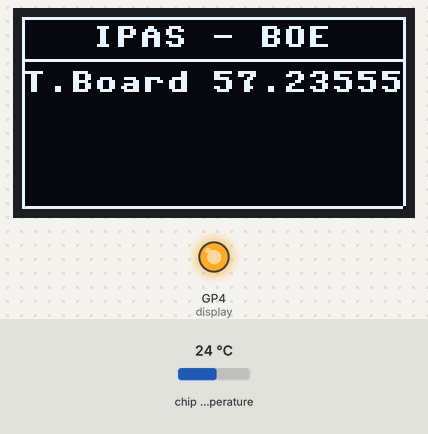
A program run on a simulated Raspberry Pi Pico running MicroPython. Parts: 128×64 one-colour display, output pins drawn as LEDs (lit = HIGH). Inputs (shaded band) come from the test bench; at power-on: chip temperature 24 °C. Library files of the repository ran but are not shown: sh1106.py; what the program prints to the serial console is not drawn.

Above: at 1.2 s.
1.3 s: chip temperature set to 1 °C
At 3.1 s:
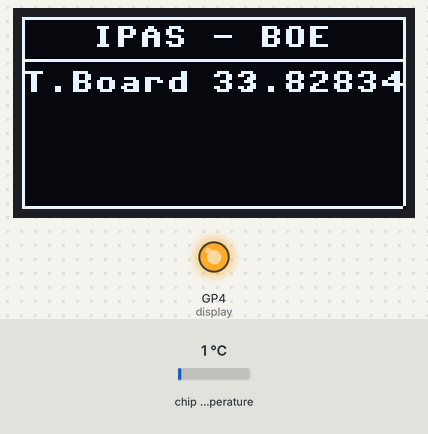
3.6 s: chip temperature set to 11 °C
At 5.4 s:
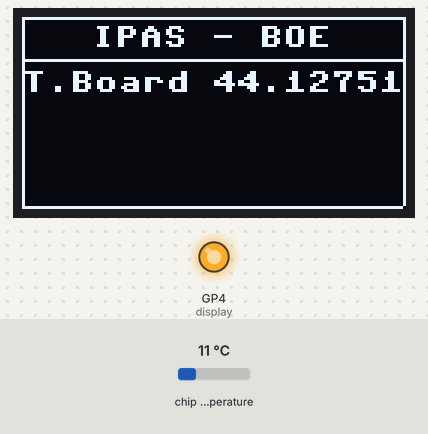
5.7 s: chip temperature set to 22 °C
At 6.7 s:
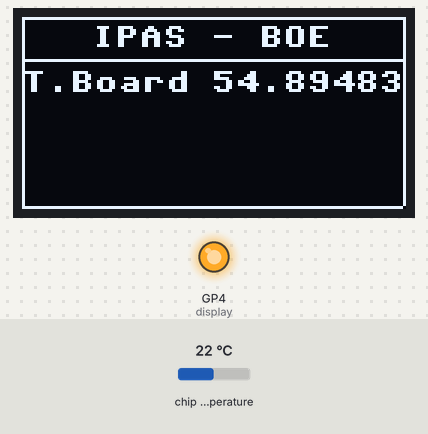
Timing chart, 0 to 8.7 s (numbered marks = the images above; inputs shaded):
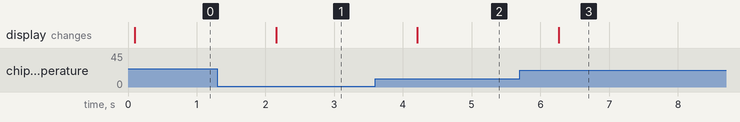

Measured:
- after the input at 1.3 s, the display: changes after 0.85 s (image 1)
- after the input at 3.6 s, the display: changes after 0.61 s (image 2)
- after the input at 5.7 s, the display: changes after 0.57 s (image 3)

The program:

tesOLED-SuhuOnBoard.py
```python
from machine import Pin, I2C
from sh1106 import SH1106_I2C
from utime import sleep

i2c=I2C(0, sda=Pin(8), scl=Pin(9), freq=400000)
display = SH1106_I2C(128, 64, i2c, Pin(4), 0x3c)
sensor_board = machine.ADC(4)
while True:
    baca = sensor_board.read_u16() * (3.3 / (65535))
    suhu = 60 - ((baca - 0.706)/0.001721)
    print(suhu)
    display.fill(0)
    display.text('IPAS - BOE ',23, 3, 1)
    display.hline(0, 63, 127, 1)
    display.hline(0, 0, 127, 1)
    display.hline(0, 14, 127, 1)
    display.text('T.Board  :',0, 18, 1)
    display.text(str(suhu),63, 18, 1)
    display.vline(0, 0, 63, 1)
    display.vline(127, 0, 63, 1)
    display.show()
    sleep(1)
```
